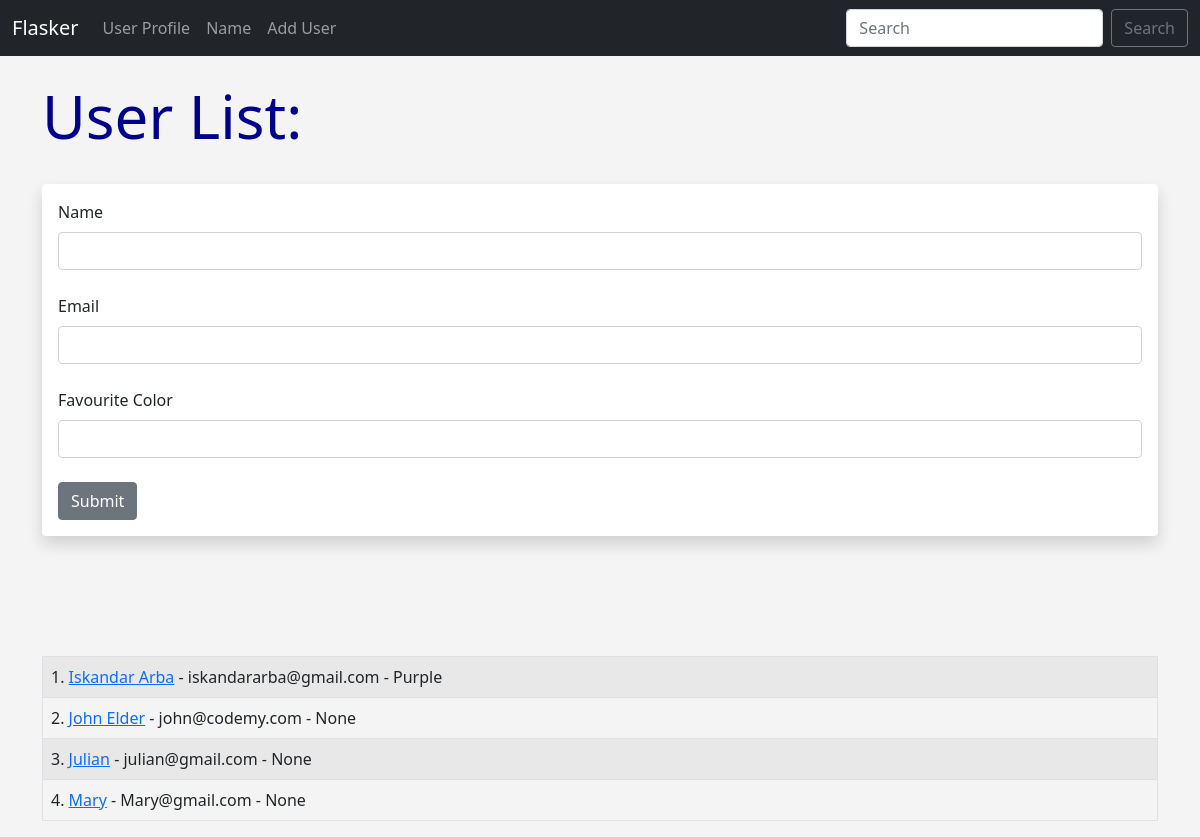
Screenshot of /user/add with the database file from the repository.
### hello.py (models this page shows, shortened)
class Users(db.Model):
    id = db.Column(db.Integer, primary_key=True)
    name = db.Column(db.String(100), nullable=False)
    email = db.Column(db.String(120), nullable=False, unique= True)
    favourite_color = db.Column(db.String(120))
    date_added = db.Column(db.DateTime, default=datetime.utcnow)

### hello.py (the view, shortened to what this page needs)
@app.route('/user/add', methods=['POST', 'GET'])
def add_user():
    name = None
    form = UserForm()
    our_users = Users.query.order_by(Users.date_added)
    return render_template('add_user.html', form=form, name=name, our_users=our_users)

### hello.py
class UserForm(FlaskForm):
    name = StringField('Name', validators=[DataRequired()])
    email = StringField('Email', validators=[DataRequired()])
    favourite_color = StringField('Favourite Color')
    submit = SubmitField('Submit')

### templates/add_user.html (shortened to what this page needs)
{% extends 'base.html' %}
{% block content %}
    {% if name %}
        <h1>User Added!</h1>
        <br>
        <table class="table table-hover table-bordered table-striped">
            {% for our_user in our_users %}
            <tr>
                <td>
                    {{ our_user.id }}. <a href="{{ url_for('update', id=our_user.id) }}">{{ our_user.name }}</a> - {{ our_user.email }} - {{ our_user.favourite_color }}
                </td>
            </tr>
            {% endfor %}
        </table>
        <br>
    {% else %}
        <h1>User List:</h1>
        <br>
        <div class="shadow p-3 mb-5 bg-body rounded">
            <form action="" method="POST">
                {{ form.name.label(class="form-label") }}
                {{ form.name(class="form-control") }}
                <br>
                {{ form.email.label(class="form-label") }}
                {{ form.email(class="form-control") }}
                <br>
                {{ form.favourite_color.label(class="form-label") }}
                {{ form.favourite_color(class="form-control") }}
                <br>
                {{ form.submit(class="btn btn-secondary") }}
            </form>
        </div>
        <br><br><br>
        <table class="table table-hover table-bordered table-striped">
            {% for our_user in our_users %}
            <tr>
                <td>
                    {{ our_user.id }}. <a href="{{ url_for('update', id=our_user.id) }}">{{ our_user.name }}</a> - {{ our_user.email }} - {{ our_user.favourite_color }}
                </td>
            </tr>
            {% endfor %}
        </table>
    {% endif %}
{% endblock content %}

### templates/base.html (shortened to what this page needs)
<!doctype html>
<html lang="en">
<head>
    <link href="https://cdn.jsdelivr.net/npm/bootstrap@5.0.1/dist/css/bootstrap.min.css" rel="stylesheet"
>
    <link rel="stylesheet" href="{{ url_for('static', filename='css/style.css') }}">
</head>
<body>
    {% include 'navbar.html' %}
    <br>
    <div class="container">
        {% block content %}
        {% endblock content %}
    </div>
</body>
</html>

### templates/navbar.html (shortened to what this page needs)
<nav class="navbar navbar-expand-lg navbar-dark bg-dark">
    <div class="container-fluid">
        <a class="navbar-brand" href="{{ url_for('index') }}">Flasker</a>
        <div class="collapse navbar-collapse" id="navbarSupportedContent">
            <ul class="navbar-nav me-auto mb-2 mb-lg-0">
                <li class="nav-item">
                    <a class="nav-link" href="{{ url_for('user', name='john') }}">User Profile</a>
                </li>
                <li class="nav-item">
                    <a class="nav-link" href="{{ url_for('name') }}">Name</a>
                </li>
                <li class="nav-item">
                    <a class="nav-link" href="{{ url_for('add_user') }}">Add User</a>
                </li>
            </ul>
            <form class="d-flex">
                <input class="form-control me-2" type="search" placeholder="Search" aria-label="Search">
                <button class="btn btn-outline-secondary" type="submit">Search</button>
            </form>
        </div>
    </div>
</nav>

### static/css/style.css (style rules this page uses)
h1 { color: darkblue; font-size: 60px; }
body { background: #f4f4f4; }

### rows the page displays
Users: id "1", name "Iskandar Arba", email "iskandararba@gmail.com", favourite_color "Purple"
Users: id "2", name "John Elder", email "john@codemy.com", favourite_color "None"
Users: id "3", name "Julian", email "julian@gmail.com", favourite_color "None"
Users: id "4", name "Mary", email "Mary@gmail.com", favourite_color "None"
